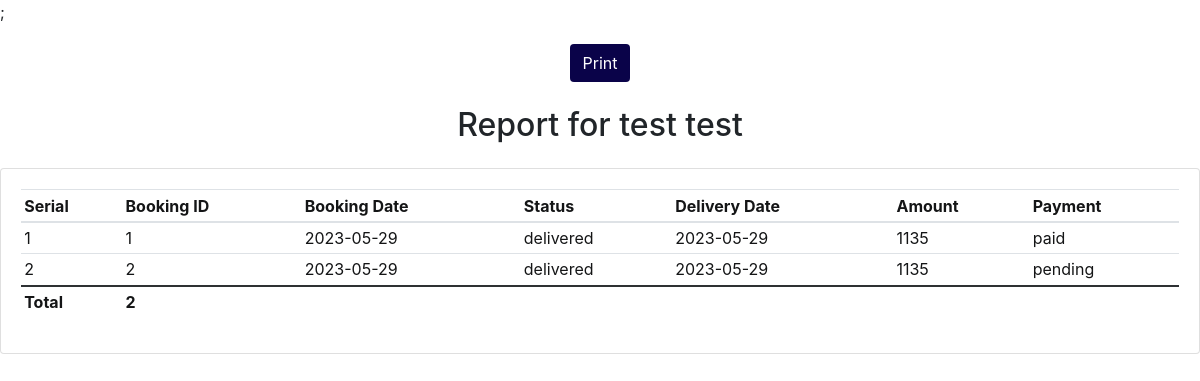
/admin/reportindividual.php?id=test (signed in), run on the app's committed database.
### tables this page shows
CREATE TABLE `booking` (
  `id` int NOT NULL,
  `regid` int NOT NULL,
  `name` varchar(100) NOT NULL,
  `username` varchar(50) DEFAULT NULL,
  `consumer` varchar(100) NOT NULL,
  `mob` varchar(10) NOT NULL,
  `address` varchar(200) NOT NULL,
  `bookingdate` date NOT NULL,
  `quantity` tinyint NOT NULL,
  `status` varchar(50) NOT NULL DEFAULT 'not delivered',
  `deliverdate` date DEFAULT NULL,
  `price` varchar(50) DEFAULT NULL,
  `handlingcharge` varchar(50) DEFAULT NULL,
  `amount` varchar(100) NOT NULL,
  `cardtype` varchar(100) NOT NULL DEFAULT 'Not Known',
  `paystatus` varchar(100) DEFAULT 'PENDING',
  `paydate` date DEFAULT NULL
);

### admin/reportindividual.php (the view, shortened to what this page needs)
<!doctype html>
<html lang="en">
  <head>
    <link rel="stylesheet" href="../files/boot.css">
    <link rel="stylesheet" href="../style/style.css">
    <link rel="stylesheet" href="../style/mobcss.css">
</head>
<body>
<?php include "protect.php"?>;
<div style="width:100%; margin-top:20px;">
<div class="text-center"><button class="btn btn-reset" onclick="window.print()">Print</button></div>
<br>
</div>
<div class="text-center">
<?php
                    $id=$_GET['id'];
                    include("../dbcon.php");
                    $sql="select * from booking where username='$id'";
                    $x=mysqli_query($con,$sql);
                    $r=mysqli_fetch_assoc($x);
                    $username=$r['username'];
                    $name=$r['name'];
                    ?>
                    <h2>Report for <?php echo $username ?> <?php echo $name ?></h2>
</div>
 <div class="card mt-4">
                    <div class="card-body">
                        <table class="table table-borderd">
                            <thead>
                            <tr><th>Serial</th><th>Booking ID</th><th>Booking Date</th><th>Status</th><th>Delivery Date</th><th>Amount</th><th>Payment</th></tr>
                            </thead>
                            <tbody>
                            <?php
                                include "../dbcon.php";
                                    $id=$_GET['id'];
                                    $query = "SELECT * FROM booking WHERE username='$id'";
                                    $query_run = mysqli_query($con, $query, );
                                    $i=1;
                                    if(mysqli_num_rows($query_run) > 0)
                                    {
                                        foreach($query_run as $row)
                                        {
                                            ?>
                                            <tr>
                                                <td><?= $i++ ?></td>
                                                <td><?= $row['id']; ?></td>
                                                <td><?= $row['bookingdate']; ?></td>
                                                <td><?= $row['status']; ?></td>
                                                <td><?= $row['deliverdate']; ?></td>
                                                <td><?= $row['amount']; ?></td>
                                                <td><?= $row['paystatus']; ?></td>
                                            </tr>
                                            <?php
                                        }
                                    }
                                    else
                                    {
                                        echo "No Record Found";
                                    }
                            ?>
                            </tbody>
                            <tbody>
                            <td><strong>Total</strong></td>
                            <?php
                                $sql_qry = "SELECT SUM(quantity) AS count FROM booking WHERE username='$id' ";
                                $duration = $con->query($sql_qry);
                                $record = $duration->fetch_array();
                                $total = $record['count'];
                                ?>
                                <td><strong><?php echo $total;?></strong></td>
                            </tbody>
                        </table>
                    </div>
                </div>
</body>

### data on the page
booking: username "test", name "test", id "1", bookingdate "2023-05-29", status "delivered", deliverdate "2023-05-29", amount "1135", paystatus "paid"
booking: id "2", bookingdate "2023-05-29", status "delivered", deliverdate "2023-05-29", amount "1135", paystatus "pending"

### other printed values
$total "2"
